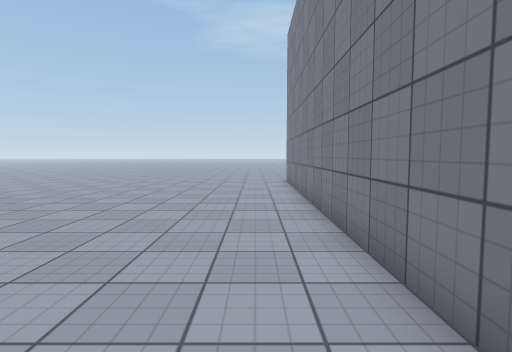
View 1 (above)

22 first-person views from a walk through a 3-D level made in the Unity game engine. The camera is 1.3 m above the floor, tilts 4° down and sees 80° across. The floor is counted in squares, 1 m on a side. Each view is taken from the middle of a square. On the plan, view 1 faces up. The plan holds only what a view shows up to about 14 squares ahead; the rest is blank. The place goes on beyond the plan. Surface patterns are stand-ins for the level's own textures.

View 2
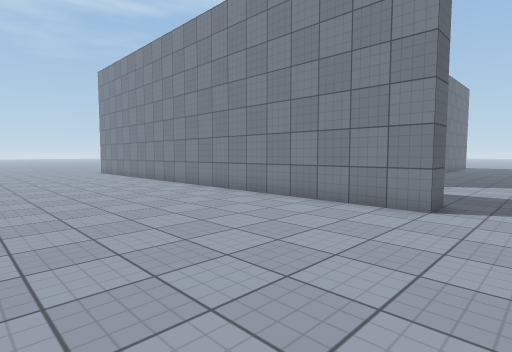

View 3
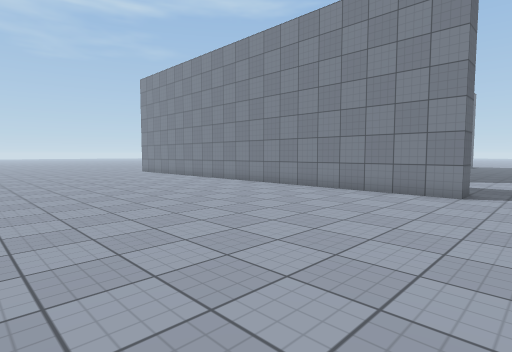

View 4
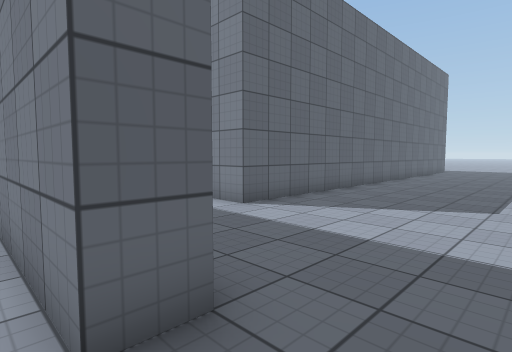

View 5
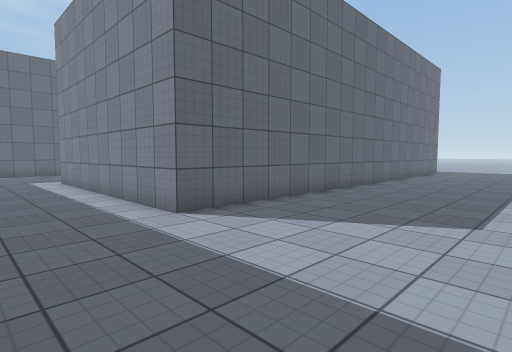

View 6
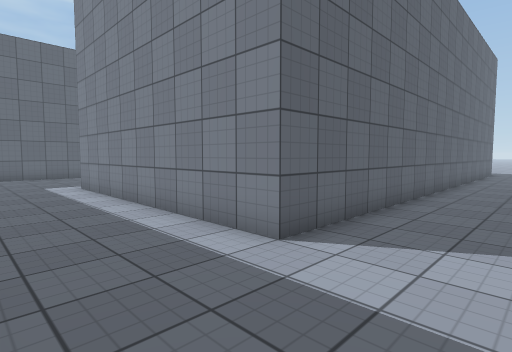

View 7
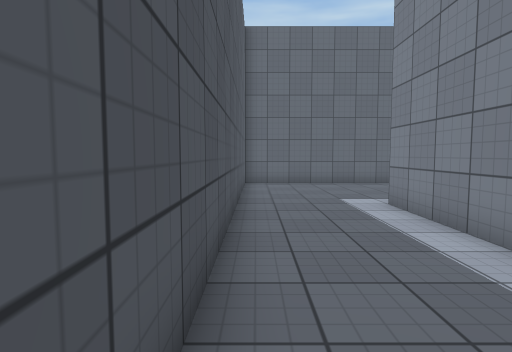

View 8
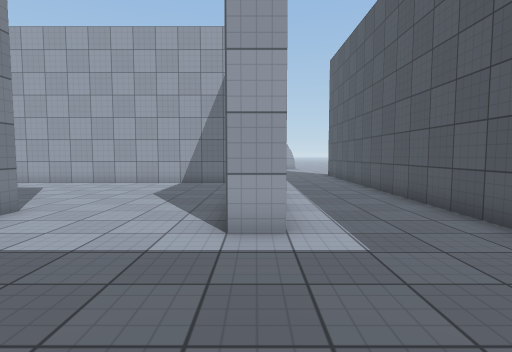

View 9
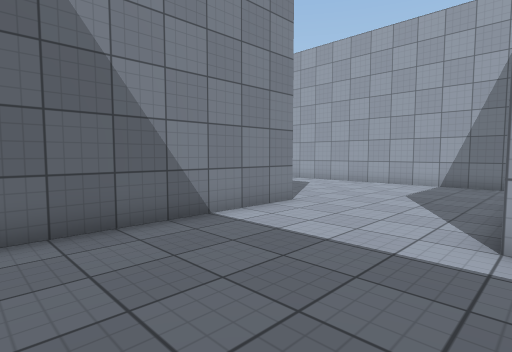

View 10
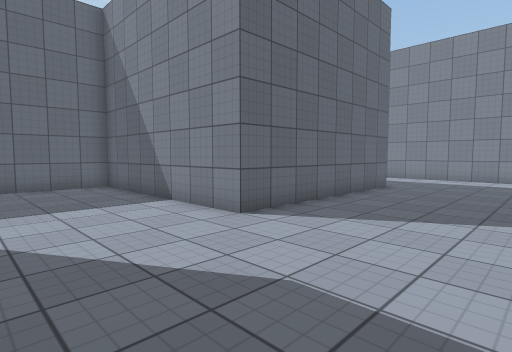

View 11
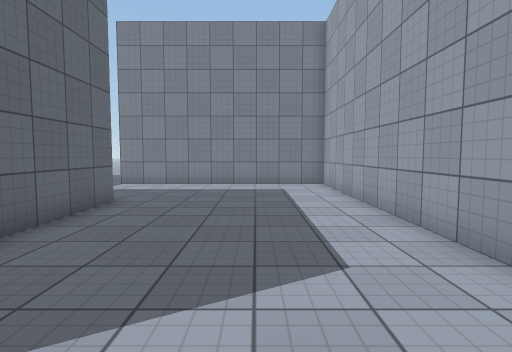

View 12
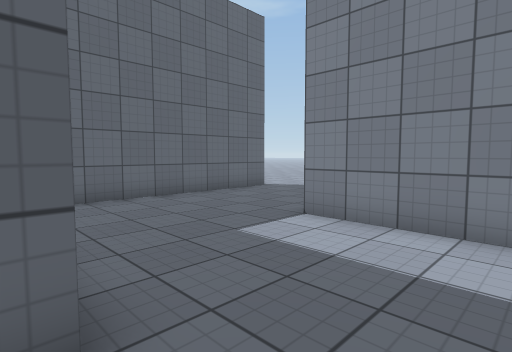

View 13
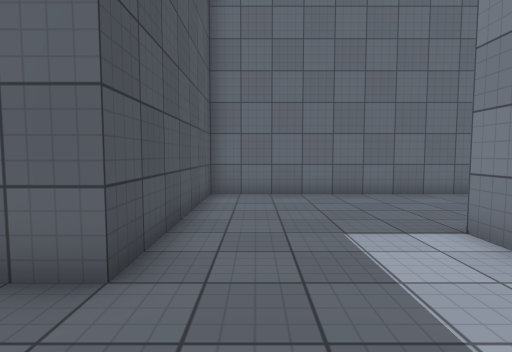

View 14
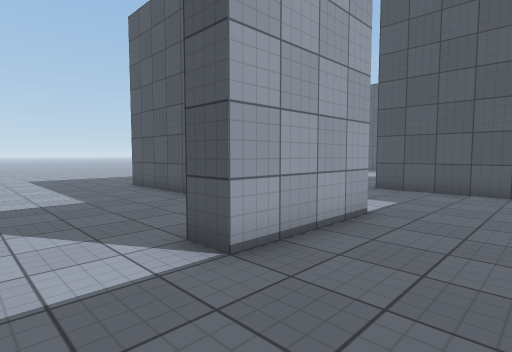

View 15
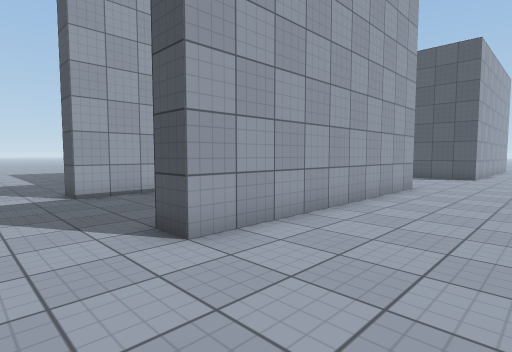

View 16
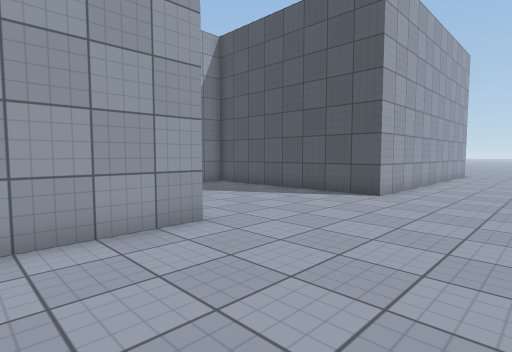

View 17
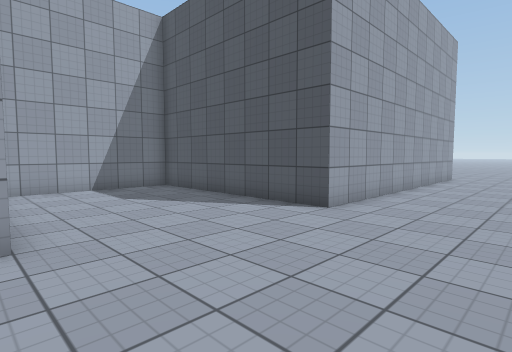

View 18
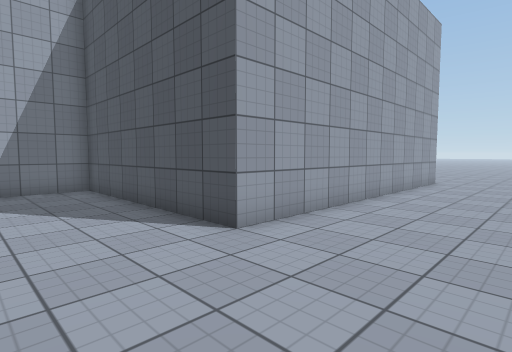

View 19
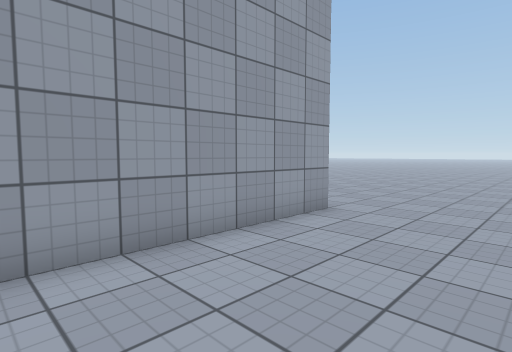

View 20
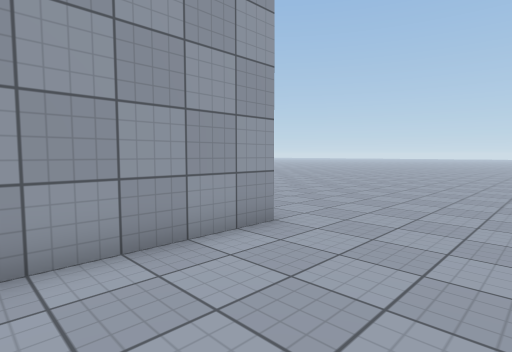

View 21
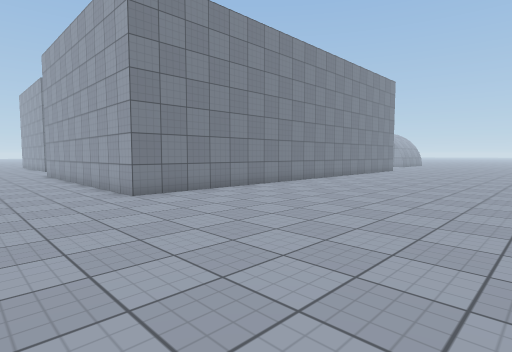

View 22
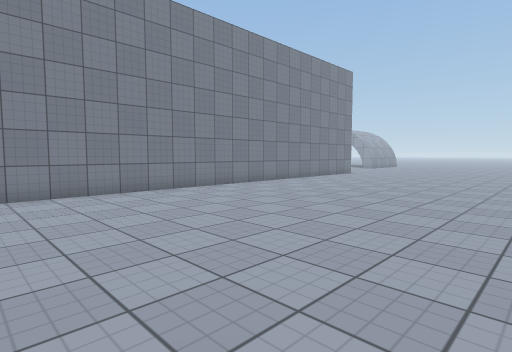

### Floor plan
Points are (right, up) in squares from view 1. A wall is a line through its corners. A room is listed if a view was taken in it or the views show most of it. See-through windows are left out.
Room 1 (views 1, 2, 3, 4, 5, 6, 7, 8, 9, 10, 11, 12, 13, 14, 15, 16, 17, 18, 19, 20, 21, 22)
walls: (8.4, -1) (25.5, -1) (25.5, 8) (29.5, 8) (29.5, 7); (19.9, -2) (6.5, -2) (6.5, 8) (7.5, 8); (2.5, 13) (2.5, -1.1); (19.4, 14) (29.5, 14) (29.5, 13) (20.5, 13) (20.5, 6) (12.5, 6) (12.5, 14) (2.5, 14); (2.6, -6) (1.5, -6) (1.5, 15) (13.5, 15) (13.5, 7) (18.9, 7); (26.5, 2.2) (26.5, -2)

Where each view was taken, in squares from view 1:
view 1: 0 up, 0 right, facing up
view 2: 8 down, 6 left, facing up-right
view 3: 8 down, 9 left, facing up-right
view 4: 8 down, 1 right, facing up-right
view 5: 8 down, 3 right, facing up-right
view 6: 5 down, 3 right, facing up-right
view 7: 0 up, 3 right, facing up
view 8: 13 up, 7 right, facing down
view 9: 13 up, 7 right, facing down-right
view 10: 1 up, 8 right, facing up-right
view 11: 2 up, 12 right, facing right
view 12: 4 up, 20 right, facing up-right
view 13: 3 up, 22 right, facing up
view 14: 11 up, 32 right, facing down-left
view 15: 18 up, 32 right, facing down-left
view 16: 19 up, 23 right, facing down-left
view 17: 19 up, 20 right, facing down-left
view 18: 19 up, 17 right, facing down-left
view 19: 19 up, 8 right, facing down-left
view 20: 19 up, 6 right, facing down-left
view 21: 19 up, 8 left, facing down-right
view 22: 14 up, 9 left, facing down-right
